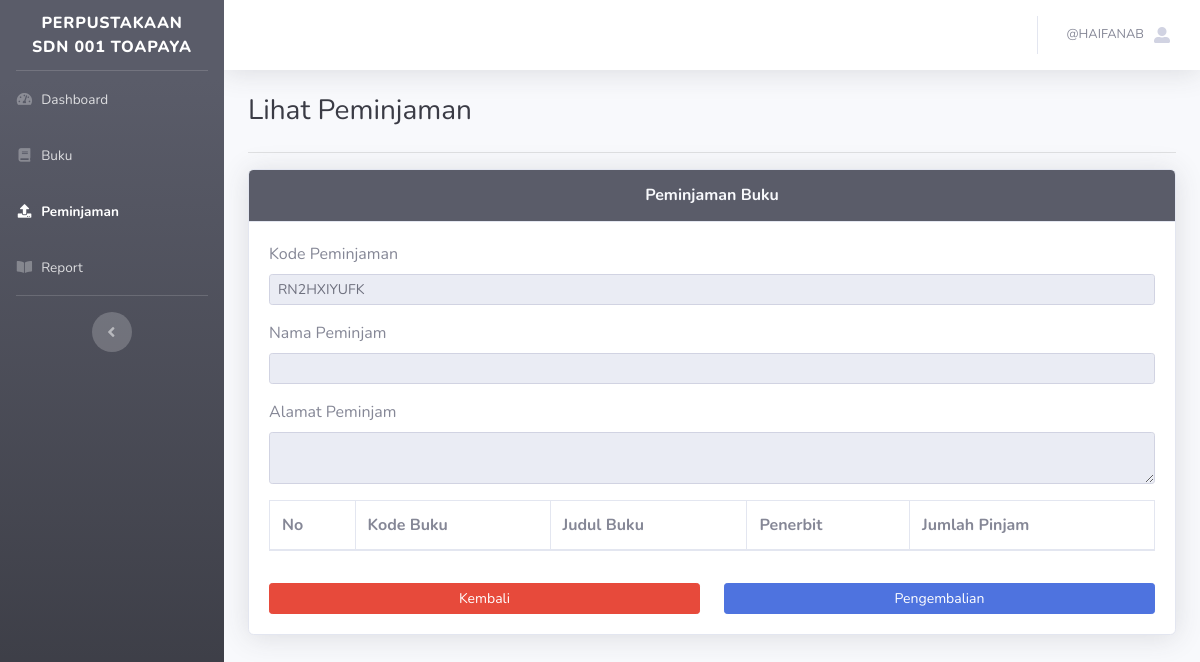
Before: /administrator/view-peminjaman?id=RN2HXIYUFK (signed in) with the older database file.
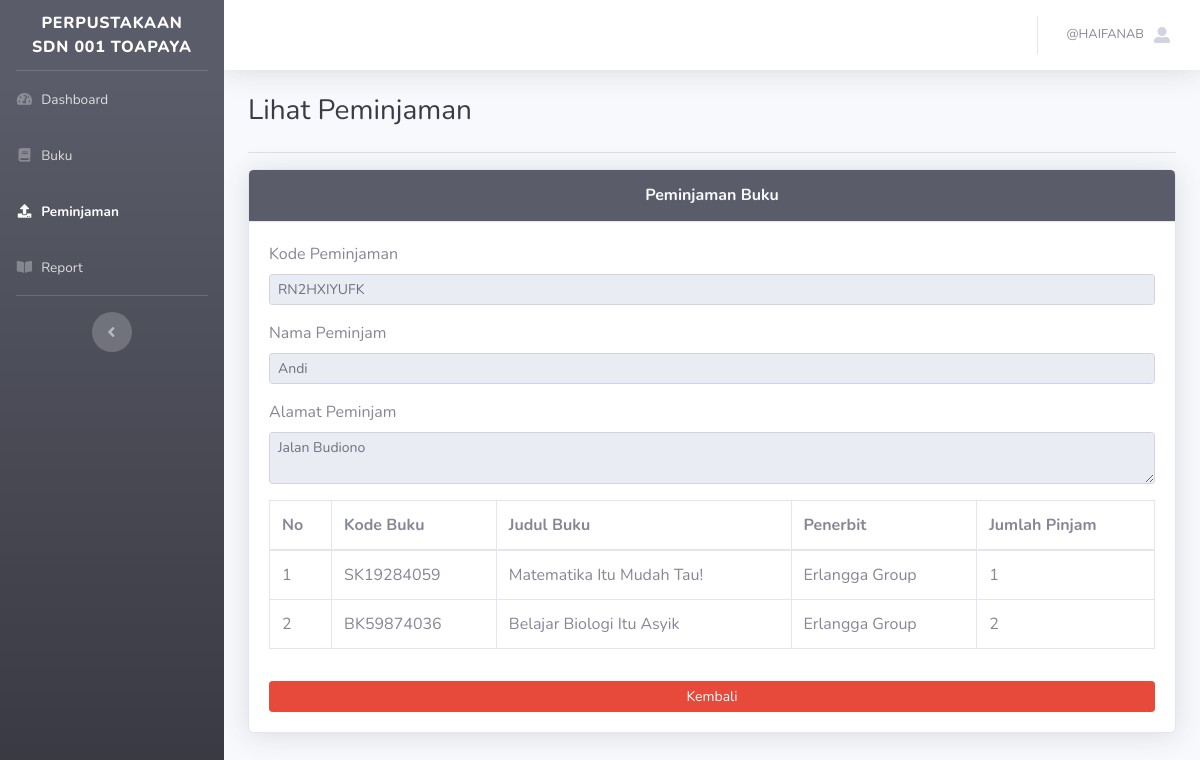
After: the same page with the newer database file.
### tables this page shows
CREATE TABLE `peminjaman` (
  `id` int(11) NOT NULL,
  `id_peminjaman` varchar(255) NOT NULL,
  `nama_peminjam` varchar(255) NOT NULL,
  `alamat_peminjam` varchar(255) NOT NULL,
  `status_input` int(1) NOT NULL,
  `tanggal_pinjam` date NOT NULL,
  `tanggal_kembali` date DEFAULT NULL
);

CREATE TABLE `list_peminjaman` (
  `id` int(11) NOT NULL,
  `id_peminjaman` varchar(255) NOT NULL,
  `id_buku` varchar(255) NOT NULL,
  `jumlah` int(11) NOT NULL
);

CREATE TABLE `buku` (
  `id` int(11) NOT NULL,
  `id_buku` varchar(255) DEFAULT NULL,
  `penerbit` varchar(255) DEFAULT NULL,
  `nama_buku` varchar(255) DEFAULT NULL,
  `stok` int(11) DEFAULT NULL
);

### controller/AdminController.php (called while the page is built, shortened)
<?php
require($_SERVER['DOCUMENT_ROOT'] . '/perpustakaan/configuration/dbconn.php');
class AdminController
{
    public function getPeminjaman($id)
    {
        global $koneksi;
        $qdatapeminjaman = mysqli_query($koneksi, "SELECT
            p.id_peminjaman,
            p.nama_peminjam,
            p.alamat_peminjam,
            l.jumlah,
            b.id_buku,
            b.penerbit,
            b.nama_buku,
            p.tanggal_kembali
        FROM
            peminjaman AS p
            JOIN list_peminjaman AS l ON l.id_peminjaman = p.id_peminjaman
            JOIN buku AS b ON l.id_buku = b.id_buku
        WHERE
            p.id_peminjaman = '$id'");
        $datapeminjaman = mysqli_fetch_all($qdatapeminjaman);
        return $datapeminjaman;
    }
}

### administrator/view-peminjaman.php (the view, shortened to what the changed rows need)
<?php
require($_SERVER['DOCUMENT_ROOT'] . '/perpustakaan/controller/AuthController.php');
require($_SERVER['DOCUMENT_ROOT'] . '/perpustakaan/controller/AdminController.php');
$admin = new AdminController();
if (isset($_GET['id'])) {
    $idpeminjaman = $_GET['id'];
    $datapeminjaman = $admin->getPeminjaman($idpeminjaman);
} else {
    header('location:peminjaman');
}
?>
<!DOCTYPE html>
<html lang="en">
<head>
    <link href="http://<?= $_SERVER['HTTP_HOST'] ?>/perpustakaan/template/vendor/fontawesome-free/css/all.min.css" rel="stylesheet" type="text/css">
    <link href="http://<?= $_SERVER['HTTP_HOST'] ?>/perpustakaan/template/css/sb-admin-2.min.css" rel="stylesheet">
</head>
<body id="page-top">
    <div id="wrapper">
        <div id="content-wrapper" class="d-flex flex-column">
            <div id="content">
                <div class="container-fluid">
                    <div class="d-sm-flex align-items-center justify-content-between mb-4">
                        <h1 class="h3 mb-0 text-gray-900">Lihat Peminjaman</h1>
                    </div>
                    <div class="row">
                        <div class="col-12">
                            <div class="card shadow mb-4">
                                <div class="card-body">
                                    <label for="kodepeminjaman">Kode Peminjaman</label>
                                    <input type="text" id="kodepeminjaman" name="kodepeminjaman" class="form-control form-control-sm mb-3" value="<?= $idpeminjaman ?>" disabled>
                                    <label for="namapeminjam">Nama Peminjam</label>
                                    <input type="text" value="<?= $datapeminjaman[0][1] ?>" id="namapeminjam" name="namapeminjam" class="form-control form-control-sm mb-3" readonly>
                                    <label for="alamatpeminjam">Alamat Peminjam</label>
                                    <textarea type="text" id="alamatpeminjam" name="alamatpeminjam" class="form-control form-control-sm mb-3" readonly><?= $datapeminjaman[0][2] ?></textarea>
                                    <div class="table-responsive text-nowrap mb-3">
                                        <table class="table table-hover table-bordered mb-3">
                                            <thead>
                                                <tr>
                                                    <th>No</th>
                                                    <th>Kode Buku</th>
                                                    <th>Judul Buku</th>
                                                    <th>Penerbit</th>
                                                    <th>Jumlah Pinjam</th>
                                                </tr>
                                            </thead>
                                            <tbody>
                                                <?php
                                                $no = 1;
                                                foreach ($datapeminjaman as $key) {
                                                ?>
                                                    <tr>
                                                        <td><?= $no++ ?></td>
                                                        <td><?= $key[4] ?></td>
                                                        <td><?= $key[6] ?></td>
                                                        <td><?= $key[5] ?></td>
                                                        <td><?= $key[3] ?></td>
                                                    </tr>
                                                <?php
                                                }
                                                ?>
                                            </tbody>
                                        </table>
                                    </div>
                                    <div class="row">
                                        <?php
                                        if ($datapeminjaman[0][7] == null) {
                                        ?>
                                            <div class="col-6">
                                                <a href="peminjaman" class="btn btn-sm btn-danger btn-block">Kembali</a>
                                            </div>
                                            <div class="col-6">
                                                <form action="../controller/AdminController.php" method="post">
                                                    <button onclick="return confirm('Lakukan Pengembalian?')" type="submit" id="pengembalian" name="pengembalian" class="btn btn-sm btn-primary btn-block">Pengembalian</button>
                                                </form>
                                            </div>
                                        <?php
                                        } else {
                                        ?>
                                            <div class="col-12">
                                                <a href="peminjaman" class="btn btn-sm btn-danger btn-block">Kembali</a>
                                            </div>
                                        <?php
                                        }
                                        ?>
                                    </div>
                                </div>
                            </div>
                        </div>
                    </div>
                </div>
            </div>
        </div>
    </div>
</body>
</html>

Changed rows visible on the page:
added peminjaman: namapeminjam "Andi", alamatpeminjam "Jalan Budiono"
added list_peminjaman: buku.id_buku "SK19284059", buku.nama_buku "Matematika Itu Mudah Tau!", buku.penerbit "Erlangga Group", jumlah "1"
added list_peminjaman: buku.id_buku "BK59874036", buku.nama_buku "Belajar Biologi Itu Asyik", buku.penerbit "Erlangga Group", jumlah "2"
Other visible differences:
text no longer shown: "Pengembalian"
